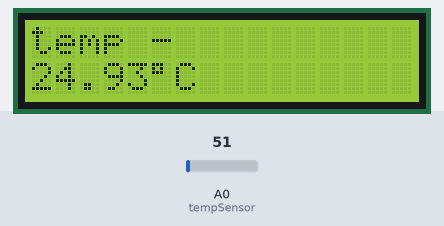
Recording of a sketch running on a simulated Arduino Uno, built with avr-gcc and run on an emulated ATmega328P. On the bench: 16×2 character LCD. The inputs (shaded band) are chosen by the test bench; at power-on: A0 (tempSensor) = 51.

Above: at 1.2 s.
1.3 s: A0 (tempSensor) set to 61
At 3.2 s:
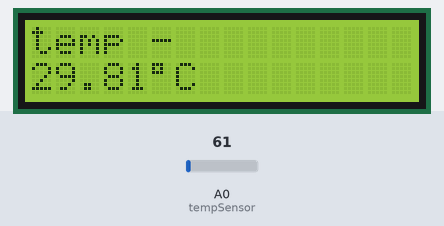
3.5 s: A0 (tempSensor) set to 71
At 5.1 s:
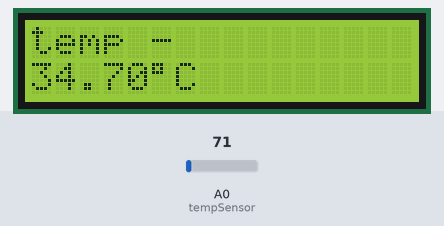
5.5 s: A0 (tempSensor) set to 86
At 6.8 s:
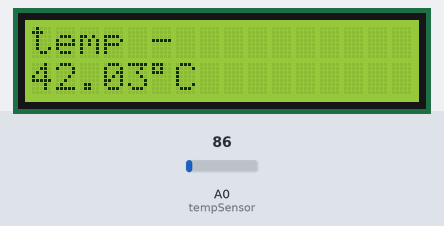
Timing chart, 0 to 8.5 s (numbered marks = the images above; inputs shaded):
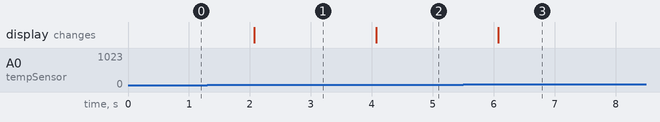

The sketch:

temp_161.ino
```cpp
  //Room temp monitor
  //austin j nilavoor

  // include the library code:
#include <LiquidCrystal.h>
  // Define the A0 pin as “sensor”
#define tempSensor 0
  // Variable to read the value from the Arduino’s pin A0
  int Vin;
  // Variable that receives the converted voltage value to ºCtemperature
  float TC;
  // Variable to receive the converted value from ºC to ºF
  float TF;

  // initialize the library with the numbers of the interface pins
LiquidCrystal lcd(12, 11, 5, 4, 3, 2);


void setup() {
  // set up the LCD's number of columns and rows:
  lcd.begin(16, 2);
  // Print a message to the LCD.
  lcd.print("temp - ");
}

void loop() {
  /* Tells the Arduino to read A0 and stores the value in “Vin” */
  Vin = analogRead (tempSensor);
  /* Converts the voltage value into temperature and stores it into the “TC” variable (in ºC)*/
  TC=(500.0*Vin)/1023.0;
  // Moves the cursor of the display to the next line
  lcd.setCursor(0, 1);
  // Exhibits the value of the temperature on the display
  lcd.print(TC);
   //degree symbol
  lcd.print((char)223);
  // Writes “C” to indicate that it is in Fahrenheit scale
  lcd.print("C ");
  delay(1000);
 }
```

Measured:
- after the input at 1.3 s, the display: changes after 0.77 s (image 1)
- after the input at 3.5 s, the display: changes after 0.57 s (image 2)
- after the input at 5.5 s, the display: changes after 0.58 s (image 3)
